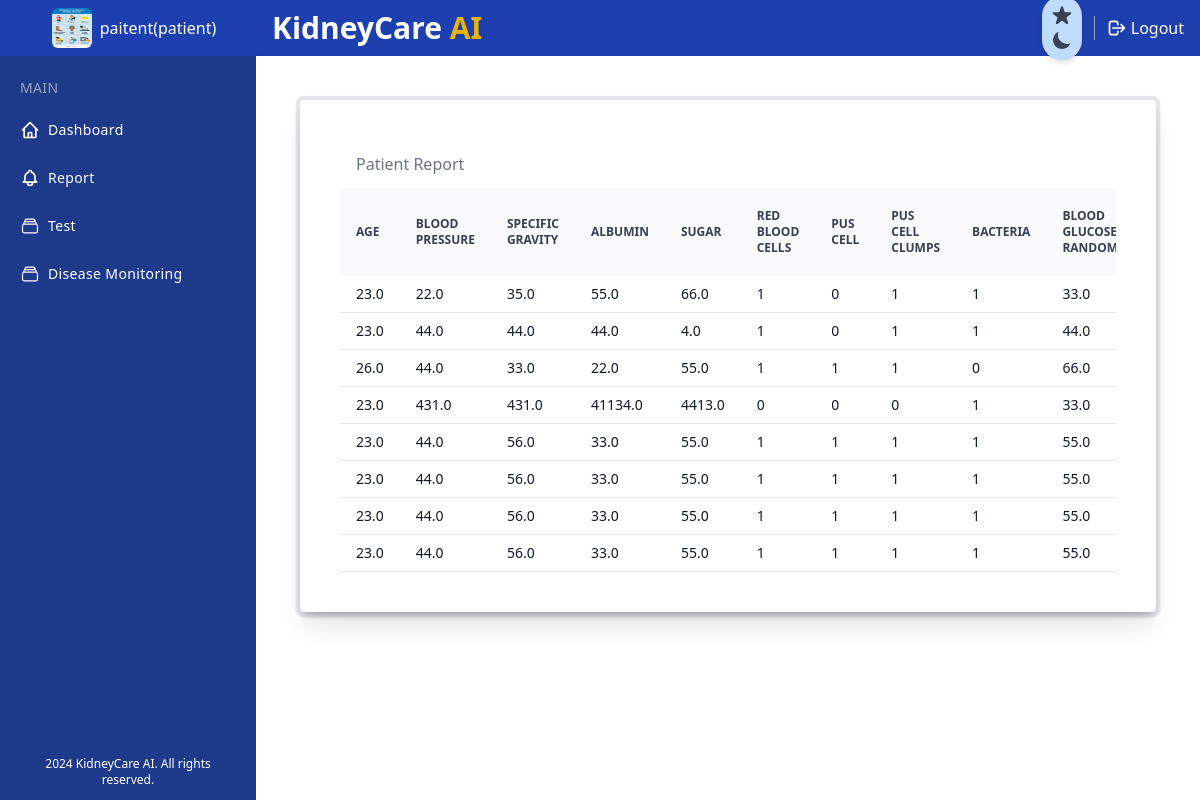
Page /preport/ (signed in) on the committed database.
### renal_app/models.py (models this page shows, shortened)
class Profile(models.Model):
    ROLE_CHOICES = (
        ('doctor', 'Doctor'),
        ('patient', 'Patient'),
    )
    user = models.OneToOneField(User, on_delete=models.CASCADE)
    role = models.CharField(max_length=10, choices=ROLE_CHOICES)
    image = models.ImageField(upload_to='profile_images', blank=True, null=True)

class PatientTest(models.Model):
    profile = models.ForeignKey(Profile, on_delete=models.CASCADE)
    age = models.FloatField()
    blood_pressure = models.FloatField()
    specific_gravity = models.FloatField()
    albumin = models.FloatField()
    sugar = models.FloatField()
    red_blood_cells = models.IntegerField()
    pus_cell = models.IntegerField()
    pus_cell_clumps = models.IntegerField()
    bacteria = models.IntegerField()
    blood_glucose_random = models.FloatField()
    blood_urea = models.FloatField()
    serum_creatinine = models.FloatField()
    sodium = models.FloatField()
    potassium = models.FloatField()
    haemoglobin = models.FloatField()
    packed_cell_volume = models.FloatField()
    white_blood_cell_count = models.FloatField()
    red_blood_cell_count = models.FloatField()
    hypertension = models.IntegerField()
    diabetes_mellitus = models.IntegerField()
    coronary_artery_disease = models.IntegerField()
    appetite = models.IntegerField()
    pedal_edema = models.IntegerField()
    anemia = models.IntegerField()
    prediction = models.CharField(max_length=255)
    timestamp = models.DateTimeField(default=timezone.now)
    message = models.TextField(blank=True, null=True)
    message_sent = models.BooleanField(default=False)
    recommendation = models.TextField(blank=True, null=True)

### renal_app/views.py (the view)
# urls.py: path('preport/', views.Preport, name='preport'),
def Preport(request):
    if not request.user.is_authenticated:
        return redirect('login')  # Redirect to login if the user is not authenticated
    user_profile = get_object_or_404(Profile, user=request.user, role='patient')
    patient_tests = PatientTest.objects.filter(profile=user_profile)
    context = {
        'profile': user_profile,
        'patient_tests': patient_tests,
       }
    return render(request, 'Preport.html',context)

### template/Preport.html (shortened to what this page needs)
{% extends 'dashbaord/dashbaordbase.html' %}
 {% block  content %}
        <div class="bg-white border border-4 rounded-lg shadow relative m-4 md:m-10">
            <div class="shadow-xl">
                <div class="relative overflow-hidden bg-white shadow-md dark:bg-gray-800 sm:rounded-lg p-4 md:p-10">
                    <div class="flex flex-col px-4 py-3 space-y-3 lg:flex-row lg:items-center lg:justify-between lg:space-y-0 lg:space-x-4">
                        <div class="flex items-center flex-1 space-x-4">
                            <h5>
                                <span class="text-gray-500">Patient Report</span>
                            </h5>
                        </div>
                    </div>
                    <div class="overflow-x-auto">
                        <table class="table-auto w-full text-sm text-left text-gray-500 dark:text-gray-400">
                            <thead class="text-xs text-gray-700 uppercase bg-gray-50 dark:bg-gray-700 dark:text-gray-400">
                                <tr>
                                    <th scope="col" class="px-2 md:px-4 py-3">Age</th>
                                    <th scope="col" class="px-2 md:px-4 py-3">Blood Pressure</th>
                                    <th scope="col" class="px-2 md:px-4 py-3">Specific Gravity</th>
                                    <th scope="col" class="px-2 md:px-4 py-3">Albumin</th>
                                    <th scope="col" class="px-2 md:px-4 py-3">Sugar</th>
                                    <th scope="col" class="px-2 md:px-4 py-3">Red Blood Cells</th>
                                    <th scope="col" class="px-2 md:px-4 py-3">Pus Cell</th>
                                    <th scope="col" class="px-2 md:px-4 py-3">Pus Cell Clumps</th>
                                    <th scope="col" class="px-2 md:px-4 py-3">Bacteria</th>
                                    <th scope="col" class="px-2 md:px-4 py-3">Blood Glucose Random</th>
                                </tr>
                            </thead>
                            <tbody>
                                {% for test in patient_tests %}
                                <tr class="border-b dark:border-gray-600 hover:bg-gray-100 dark:hover:bg-gray-700">
                                    <td class="px-2 md:px-4 py-2 font-medium text-gray-900 whitespace-nowrap dark:text-white">
                                        <div class="flex items-center">{{ test.age }}</div>
                                    </td>
                                    <td class="px-2 md:px-4 py-2 font-medium text-gray-900 whitespace-nowrap dark:text-white">
                                        <div class="flex items-center">{{ test.blood_pressure }}</div>
                                    </td>
                                    <td class="px-2 md:px-4 py-2 font-medium text-gray-900 whitespace-nowrap dark:text-white">
                                        <div class="flex items-center">{{ test.specific_gravity }}</div>
                                    </td>
                                    <td class="px-2 md:px-4 py-2 font-medium text-gray-900 whitespace-nowrap dark:text-white">
                                        <div class="flex items-center">{{ test.albumin }}</div>
                                    </td>
                                    <td class="px-2 md:px-4 py-2 font-medium text-gray-900 whitespace-nowrap dark:text-white">
                                        <div class="flex items-center">{{ test.sugar }}</div>
                                    </td>
                                    <td class="px-2 md:px-4 py-2 font-medium text-gray-900 whitespace-nowrap dark:text-white">
                                        <div class="flex items-center">{{ test.red_blood_cells }}</div>
                                    </td>
                                    <td class="px-2 md:px-4 py-2 font-medium text-gray-900 whitespace-nowrap dark:text-white">
                                        <div class="flex items-center">{{ test.pus_cell }}</div>
                                    </td>
                                    <td class="px-2 md:px-4 py-2 font-medium text-gray-900 whitespace-nowrap dark:text-white">
                                        <div class="flex items-center">{{ test.pus_cell_clumps }}</div>
                                    </td>
                                    <td class="px-2 md:px-4 py-2 font-medium text-gray-900 whitespace-nowrap dark:text-white">
                                        <div class="flex items-center">{{ test.bacteria }}</div>
                                    </td>
                                    <td class="px-2 md:px-4 py-2 font-medium text-gray-900 whitespace-nowrap dark:text-white">
                                        <div class="flex items-center">{{ test.blood_glucose_random }}</div>
                                    </td>
                                </tr>
                                {% endfor %}
                            </tbody>
                        </table>
                    </div>
                </div>
            </div>
        </div>
{% endblock %}

### template/dashbaord/dashbaordbase.html (shortened to what this page needs)
{% load static %}
<!DOCTYPE html>
<html lang="en">
<head>
    <link rel="stylesheet" href="{% static "Style.css" %}">
    <script src="https://cdn.tailwindcss.com"></script>
</head>
<body>
    <div x-data="setup()" :class="{ 'dark': isDark }">
        <div class="min-h-screen flex flex-col flex-auto flex-shrink-0 antialiased bg-white dark:bg-gray-700 text-black dark:text-white">
          <div class="fixed w-full flex items-center justify-between h-14 text-white z-10">
            <div class="flex items-center justify-start md:justify-center pl-3 w-14 md:w-64 h-14 bg-blue-800 dark:bg-gray-800 border-none">
                {% if profile.image %}
                <img class="w-7 h-7 md:w-10 md:h-10 mr-2 rounded-md overflow-hidden" src="{{ profile.image.url }}" />
                {% endif %}
                <span class="hidden md:block">{{ profile.user.username }}</span>({{ profile.role }})
            </div>
            <div class="flex justify-between items-center h-14 bg-blue-800 dark:bg-gray-800 header-right">
              <div class="  flex items-center w-full max-w-xl mr-4 p-2 shadow-sm">
                <div class="text-lg font-semibold">
                    <h1 class="text-3xl font-bold">
                      <span class="text-white dark:text-white">KidneyCare</span>
                      <span class="text-yellow-500 dark:text-blue-500">AI</span>
                    </h1>
                  </div>
              </div>
              <ul class="flex items-center">
                <li>
                  <button
                    aria-hidden="true"
                    @click="toggleTheme"
                    class="group p-2 transition-colors duration-200 rounded-full shadow-md bg-blue-200 hover:bg-blue-200 dark:bg-gray-50 dark:hover:bg-gray-200 text-gray-900 focus:outline-none"
                  >
                  </button>
                </li>
                <li>
                </li>
                <li>
                  <a href="{% url 'logout'%}" class="flex items-center mr-4 hover:text-blue-100">
                    <span class="inline-flex mr-1">
                      <svg class="w-5 h-5" fill="none" stroke="currentColor" viewBox="0 0 24 24" xmlns="http://www.w3.org/2000/svg"><path stroke-linecap="round" stroke-linejoin="round" stroke-width="2" d="M17 16l4-4m0 0l-4-4m4 4H7m6 4v1a3 3 0 01-3 3H6a3 3 0 01-3-3V7a3 3 0 013-3h4a3 3 0 013 3v1"></path></svg>
                    </span>
                    Logout
                  </a>
                </li>
              </ul>
            </div>
          </div>
          <div class="fixed flex flex-col top-14 left-0 w-14 hover:w-64 md:w-64 bg-blue-900 dark:bg-gray-900 h-full text-white transition-all duration-300 border-none z-10 sidebar">
            <div class="overflow-y-auto overflow-x-hidden flex flex-col justify-between flex-grow">
              <ul class="flex flex-col py-4 space-y-1">
                <li class="px-5 hidden md:block">
                  <div class="flex flex-row items-center h-8">
                    <div class="text-sm font-light tracking-wide text-gray-400 uppercase">Main</div>
                  </div>
                </li>
                {% if profile.role == 'doctor' %}
                <li>
                  <a href="{% url 'doctor_dashboard' %}" class="relative flex flex-row items-center h-11 focus:outline-none hover:bg-blue-800 dark:hover:bg-gray-600 text-white-600 hover:text-white-800 border-l-4 border-transparent hover:border-blue-500 dark:hover:border-gray-800 pr-6">
                    <span class="inline-flex justify-center items-center ml-4">
                      <svg class="w-5 h-5" fill="none" stroke="currentColor" viewBox="0 0 24 24" xmlns="http://www.w3.org/2000/svg"><path stroke-linecap="round" stroke-linejoin="round" stroke-width="2" d="M3 12l2-2m0 0l7-7 7 7M5 10v10a1 1 0 001 1h3m10-11l2 2m-2-2v10a1 1 0 01-1 1h-3m-6 0a1 1 0 001-1v-4a1 1 0 011-1h2a1 1 0 011 1v4a1 1 0 001 1m-6 0h6"></path></svg>
                    </span>
                    <span class="ml-2 text-sm tracking-wide truncate">Dashboard</span>
                  </a>
                </li>
                <li>
                  <a href="{% url 'dallpaitensreports' %}" class="relative flex flex-row items-center h-11 focus:outline-none hover:bg-blue-800 dark:hover:bg-gray-600 text-white-600 hover:text-white-800 border-l-4 border-transparent hover:border-blue-500 dark:hover:border-gray-800 pr-6">
                    <span class="inline-flex justify-center items-center ml-4">
                      <svg class="w-5 h-5" fill="none" stroke="currentColor" viewBox="0 0 24 24" xmlns="http://www.w3.org/2000/svg"><path stroke-linecap="round" stroke-linejoin="round" stroke-width="2" d="M20 13V6a2 2 0 00-2-2H6a2 2 0 00-2 2v7m16 0v5a2 2 0 01-2 2H6a2 2 0 01-2-2v-5m16 0h-2.586a1 1 0 00-.707.293l-2.414 2.414a1 1 0 01-.707.293h-3.172a1 1 0 01-.707-.293l-2.414-2.414A1 1 0 006.586 13H4"></path></svg>
                    </span>
                    <span class="ml-2 text-sm tracking-wide truncate">All Patient  Reports</span>
                    <span class="hidden md:block px-2 py-0.5 ml-auto text-xs font-medium tracking-wide text-blue-500 bg-indigo-50 rounded-full">New</span>
                  </a>
                </li>
                {% elif profile.role == 'patient' %}
                <li>
                  <a href="{% url 'patient_dashboard'%}" class="relative flex flex-row items-center h-11 focus:outline-none hover:bg-blue-800 dark:hover:bg-gray-600 text-white-600 hover:text-white-800 border-l-4 border-transparent hover:border-blue-500 dark:hover:border-gray-800 pr-6">
                    <span class="inline-flex justify-center items-center ml-4">
                    </span>
                    <span class="ml-2 text-sm tracking-wide truncate">Dashboard</span>
                  </a>
                </li>
                <li>
                  <a href="{% url 'preport'%}" class="relative flex flex-row items-center h-11 focus:outline-none hover:bg-blue-800 dark:hover:bg-gray-600 text-white-600 hover:text-white-800 border-l-4 border-transparent hover:border-blue-500 dark:hover:border-gray-800 pr-6">
                    <span class="inline-flex justify-center items-center ml-4">
                    </span>
                    <span class="ml-2 text-sm tracking-wide truncate">Report</span>
                  </a>
                </li>
                <li>
                    <a href="{% url 'patinettest'%}" class="relative flex flex-row items-center h-11 focus:outline-none hover:bg-blue-800 dark:hover:bg-gray-600 text-white-600 hover:text-white-800 border-l-4 border-transparent hover:border-blue-500 dark:hover:border-gray-800 pr-6">
                      <span class="inline-flex justify-center items-center ml-4">
                      </span>
                      <span class="ml-2 text-sm tracking-wide truncate">Test</span>
                    </a>
                </li>
                <li>
                  <a href="{% url 'disease_progression'%}" class="relative flex flex-row items-center h-11 focus:outline-none hover:bg-blue-800 dark:hover:bg-gray-600 text-white-600 hover:text-white-800 border-l-4 border-transparent hover:border-blue-500 dark:hover:border-gray-800 pr-6">
                    <span class="inline-flex justify-center items-center ml-4">
                    </span>
                    <span class="ml-2 text-sm tracking-wide truncate">Disease Monitoring</span>
                  </a>
                </li>
                {% endif %}
              </ul>
              <p class="mb-14 px-5 py-3 hidden md:block text-center text-xs">2024 KidneyCare AI. All rights reserved.</p>
            </div>
          </div>
          <div class="h-full ml-14 mt-14 mb-10 md:ml-64">
            {% block  content %}
            {% endblock %}
          </div>
        </div>
      </div>
</body>
</html>

### template/dashbaord/dashbaordbase.html (style rules this page uses)
.header-right { width: calc(100% - 3.5rem); }
@media only screen and (min-width: 768px) { .header-right { width: calc(100% - 16rem); } }

### rows in the picture
Profile: image (picture), user.username "paitent", role "patient"
PatientTest: age "23.0", blood_pressure "22.0", specific_gravity "35.0", albumin "55.0", sugar "66.0", red_blood_cells "1", pus_cell "0", pus_cell_clumps "1", bacteria "1", blood_glucose_random "33.0"
PatientTest: age "23.0", blood_pressure "44.0", specific_gravity "44.0", albumin "44.0", sugar "4.0", red_blood_cells "1", pus_cell "0", pus_cell_clumps "1", bacteria "1", blood_glucose_random "44.0"
PatientTest: age "26.0", blood_pressure "44.0", specific_gravity "33.0", albumin "22.0", sugar "55.0", red_blood_cells "1", pus_cell "1", pus_cell_clumps "1", bacteria "0", blood_glucose_random "66.0"
PatientTest: age "23.0", blood_pressure "431.0", specific_gravity "431.0", albumin "41134.0", sugar "4413.0", red_blood_cells "0", pus_cell "0", pus_cell_clumps "0", bacteria "1", blood_glucose_random "33.0"
PatientTest: age "23.0", blood_pressure "44.0", specific_gravity "56.0", albumin "33.0", sugar "55.0", red_blood_cells "1", pus_cell "1", pus_cell_clumps "1", bacteria "1", blood_glucose_random "55.0"
PatientTest: age "23.0", blood_pressure "44.0", specific_gravity "56.0", albumin "33.0", sugar "55.0", red_blood_cells "1", pus_cell "1", pus_cell_clumps "1", bacteria "1", blood_glucose_random "55.0"
PatientTest: age "23.0", blood_pressure "44.0", specific_gravity "56.0", albumin "33.0", sugar "55.0", red_blood_cells "1", pus_cell "1", pus_cell_clumps "1", bacteria "1", blood_glucose_random "55.0"
PatientTest: age "23.0", blood_pressure "44.0", specific_gravity "56.0", albumin "33.0", sugar "55.0", red_blood_cells "1", pus_cell "1", pus_cell_clumps "1", bacteria "1", blood_glucose_random "55.0"
